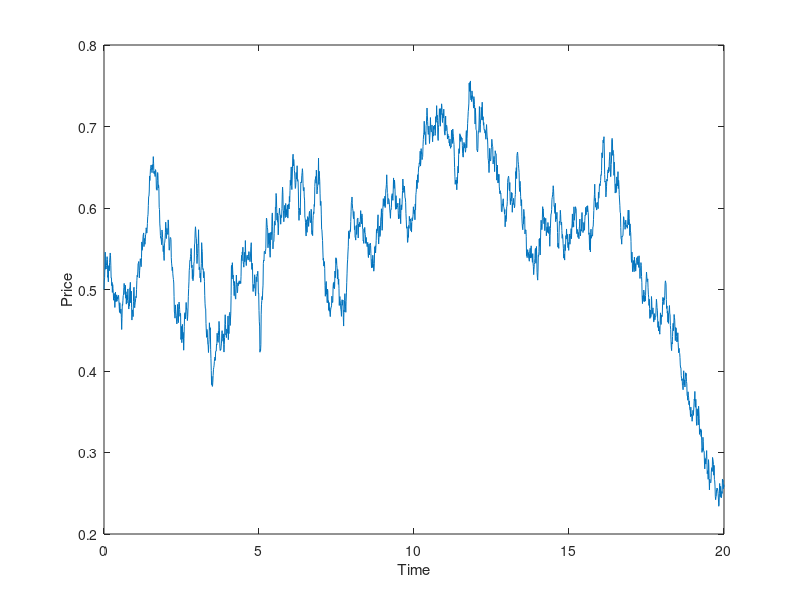

Source code (MATLAB):
close all;
clear;

% Simulation Settings
num_steps = 2000;
T = 20;

% Hyperparameters
beta = 0.1;
m = 0.5;
alpha = 0.1;
S0 = 0.5;

dt = T/num_steps;
time = 0:dt:T;

% Brownian Motion
dW = sqrt(dt)*randn(1,num_steps);

S =zeros(1,num_steps+1);
S(1) = S0;
% dS
for ind = 1:num_steps
    dS = alpha*(m - S(ind))* dt + beta * dW(ind); 
    S(ind+1) = dS + S(ind);
end 
% Plot
figure;
plot(time, S);
xlabel("Time");
ylabel("Price");
